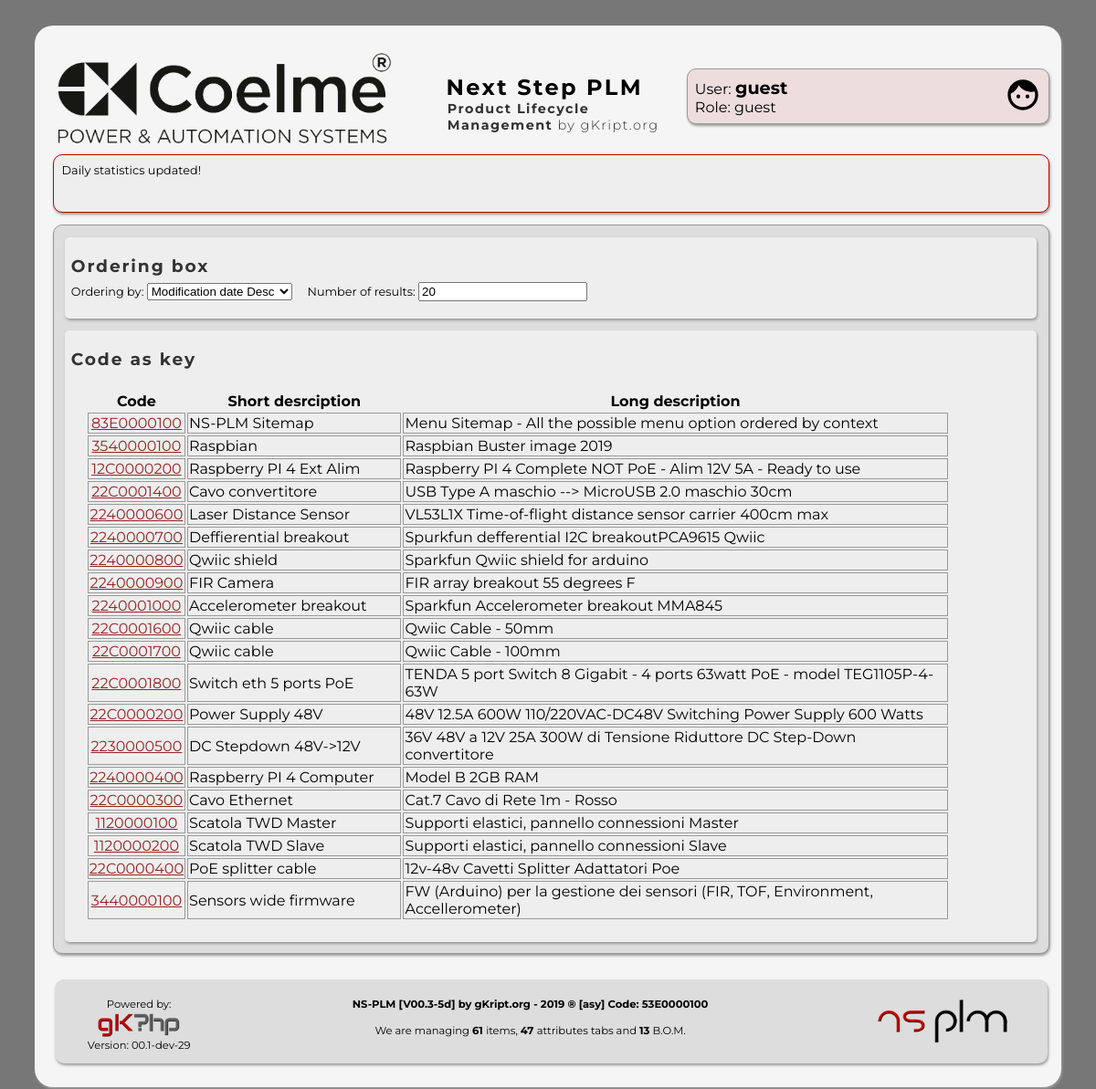
Screenshot of /search.php with the database file from the repository.
### tables this page shows
CREATE TABLE IF NOT EXISTS `elenco_codici` (
  `idCodice` int(11) NOT NULL AUTO_INCREMENT,
  `codice` varchar(10) NOT NULL,
  `T` int(1) NOT NULL,
  `CG` varchar(3) NOT NULL,
  `CS` varchar(3) NOT NULL,
  `abbreviazione` text NOT NULL,
  `descrizione` text NOT NULL,
  `dbCodici` int(11) NOT NULL DEFAULT 0,
  `state` int(3) NOT NULL DEFAULT 1,
  `createTS` timestamp NOT NULL DEFAULT current_timestamp(),
  `modifyTS` timestamp NOT NULL DEFAULT current_timestamp() ON UPDATE current_timestamp(),
  PRIMARY KEY (`idCodice`),
  UNIQUE KEY `codice` (`codice`)
);

### src/php/gkphp/Mysqli_gk.php (called while the page is built, shortened)
<?php
	function query_get_num_rows( $query , $echo = 0 ) {
		global $mysqli;
		$result = $mysqli->query ( $query ) or
			die( "query_single_line() : Problem with query<br/>&nbsp;&nbsp;&nbsp;&nbsp;Query : $query<br/>&nbsp;&nbsp;&nbsp;&nbsp;MySql :" . $mysqli->error ."<br/>" );
		return $result->num_rows;
	}
?>

### src/php/template/code_functions.php (the view, shortened to what this page needs)
<?php
	function code_link( $code , $link = "code.php?code" ) {
		echo '<a href="' . $link . "=" . $code . '">' . $code . "</a>";
	}
?>

### search.php (shortened to what this page needs)
<?php
	require_once 'includes.php';
	require_once NSID_PLM_SRC_TEMPLATE . 'code_functions.php';
	$order 	= get_check( 'order'	, "mod_desc"	);
	$limit	=	get_check( 'limit' 	, 20					);
	include NSID_PLM_SRC_TEMPLATE . 'navmenu.php';
	$sql = "";
	$nores = 5;
	if ( ( ! $order ) || ( $order == "cod_desc" ) )
		$sorder = "ORDER BY `elenco_codici`.`codice` DESC";
	else if ( $order == "cod_asc" )
		$sorder = "ORDER BY `elenco_codici`.`codice` ASC";
	else if ( $order == "short_desc" )
		$sorder = "ORDER BY `elenco_codici`.`abbreviazione` DESC";
	else if ( $order == "short_asc" )
		$sorder = "ORDER BY `elenco_codici`.`abbreviazione` ASC";
	else if ( $order == "long_desc" )
		$sorder = "ORDER BY `elenco_codici`.`descrizione` DESC";
	else if ( $order == "long_asc" )
		$sorder = "ORDER BY `elenco_codici`.`descrizione` ASC";
	else if ( $order == "creat_desc" )
		$sorder = "ORDER BY `elenco_codici`.`createTS` DESC";
	else if ( $order == "creat_asc" )
		$sorder = "ORDER BY `elenco_codici`.`createTS` ASC";
	else if ( $order == "mod_desc" )
		$sorder = "ORDER BY `elenco_codici`.`modifyTS` DESC";
	$slimit = "Limit 0,$limit;";
	if ( ( $T != "_" ) || ( $G != "_" ) || ( $S != "_" ) || ( $text != "" ) ) {
		$test = 0;
		$activity = 1;
		if ( $text == "" ) {
			if ( ( $T == "x" ) || ( $T == "" ) )	$T = "_";
			if ( ( $G == "x" ) || ( $G == "" ) )	$G = "_";
			if ( ( $S == "x" ) || ( $S == "" ) )	$S = "_";
			$str = "&nbsp;&nbsp;&nbsp;&nbsp;Context: \"" . $T.$G.$S . "\"";
			$insflt = "WHERE `codice` LIKE '".$T.$G.$S."%'";
			$sql = "SELECT * FROM `elenco_codici` $insflt $sorder $slimit;";
			if ( query_get_num_rows( $sql ) )	$test++;
		}
		else {
			if ( is_context( $text ) ) {
				$upstr = strtoupper( $text );
				$T = substr( $upstr , 0 , 1 );
				$G = substr( $upstr , 1 , 1 );
				$S = substr( $upstr , 2 , 1 );
			}
			$sql = "SELECT * FROM `elenco_codici` WHERE `codice` LIKE '%$text%' $sorder $slimit;";
			if ( query_get_num_rows( $sql ) )	$test++;
			$sql = "SELECT * FROM `elenco_codici` WHERE `abbreviazione` LIKE '%$text%' $sorder $slimit;";
			if ( query_get_num_rows( $sql ) )	$test++;
			$sql = "SELECT * FROM `elenco_codici` WHERE `descrizione` LIKE '%$text%' $sorder $slimit;";
			if ( query_get_num_rows( $sql ) )	$test++;
			$str = "&nbsp;&nbsp;&nbsp;&nbsp;" . "Text: \"" . $text . "\"";
			$sql = "";
		}
	}
	else
		$sql = "SELECT * FROM `elenco_codici` $sorder $slimit;";
?>
	<div class="insidecodelite">
		<div class="codelite">
			<h2>Ordering box</h2><br/>
		</div>
<?php
		$rows = query_get_num_rows( $sql );
		if ( $rows ) {
?>
		<div class="codelite">
			<h2>Code as key</h2><br/>
			<table style="margin:1em;" width="90%">
				<tr>
					<th style="text-align: center;" >Code</th>
					<th>Short desrciption</th>
					<th>Long description</th>
				</tr>
	<?php
			if ($result = $mysqli->query($sql)) {
				for( $r = 0 ; $r < $rows ; $r++ ) {
						$array = $result->fetch_array();
						print( "<td style='text-align: center; border:1px solid #999;' width='10%'>" );
						code_link($array['codice']);
				}
			}
	?>
			</table>
		</div>
<?php
		}
		else
			$nores--;
	?>
	</div>
<?php
	include NSID_PLM_SRC_TEMPLATE . 'footer.php';
?>

### rows the page displays
elenco_codici: codice "83E0000100"
elenco_codici: codice "3540000100"
elenco_codici: codice "12C0000200"
elenco_codici: codice "22C0001400"
elenco_codici: codice "2240000600"
elenco_codici: codice "2240000700"
elenco_codici: codice "2240000800"
elenco_codici: codice "2240000900"
elenco_codici: codice "2240001000"
elenco_codici: codice "22C0001600"
elenco_codici: codice "22C0001700"
elenco_codici: codice "22C0001800"
elenco_codici: codice "22C0000200"
elenco_codici: codice "2230000500"
elenco_codici: codice "2240000400"
elenco_codici: codice "22C0000300"
elenco_codici: codice "1120000100"
elenco_codici: codice "1120000200"
elenco_codici: codice "22C0000400"
elenco_codici: codice "3440000100"

### other values shown
$text "User: guest Role: guest Ordering by:"
tag_enclosed( "p" , $text ) "Daily statistics updated!"
$label_text "Number of results:"
$text "NS-PLM Sitemap Menu Sitemap - All the possible menu option ordered by context"
$text "Raspbian Raspbian Buster image 2019"
$text "Raspberry PI 4 Ext Alim Raspberry PI 4 Complete NOT PoE - Alim 12V 5A - Ready to use"
$text "Cavo convertitore USB Type A maschio --> MicroUSB 2.0 maschio 30cm"
$text "Laser Distance Sensor VL53L1X Time-of-flight distance sensor carrier 400cm max"
$text "Deffierential breakout Spurkfun defferential I2C breakoutPCA9615 Qwiic"
$text "Qwiic shield Sparkfun Qwiic shield for arduino"
$text "FIR Camera FIR array breakout 55 degrees F"
$text "Accelerometer breakout Sparkfun Accelerometer breakout MMA845"
$text "Qwiic cable Qwiic Cable - 50mm"
$text "Qwiic cable Qwiic Cable - 100mm"
$text "Switch eth 5 ports PoE TENDA 5 port Switch 8 Gigabit - 4 ports 63watt PoE - model TEG1105P-4-63W"
